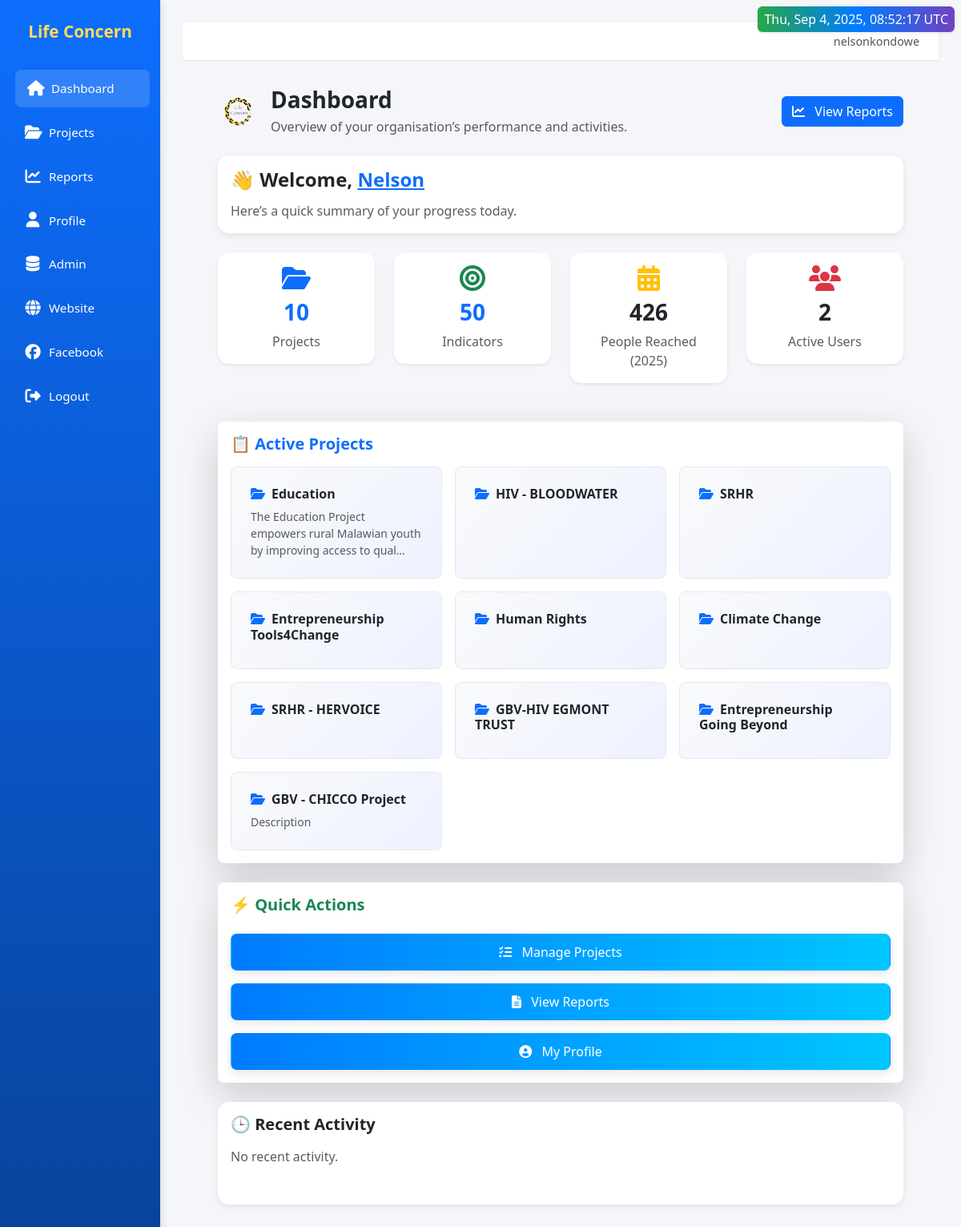
Screenshot of / (signed in) with the database file from the repository.
### core/models.py (models this page shows, shortened)
class Project(models.Model):
    name = models.CharField(max_length=200, unique=True)
    description = models.TextField(blank=True)
    start_year = models.IntegerField(null=True, blank=True)
    end_year = models.IntegerField(null=True, blank=True)
    active = models.BooleanField(default=True)

### core/views.py (the view)
# urls.py: path('', views.dashboard, name='dashboard'),
@login_required
def dashboard(request):
    projects = Project.objects.filter(active=True)  # ✅ only active projects
    total_projects = projects.count()
    total_indicators = Indicator.objects.count()
    total_entries = MonthlyEntry.objects.count()
    current_year = datetime.date.today().year
    annual_total = (
        MonthlyEntry.objects.filter(
            year=current_year,
            indicator__unit__iexact="People Reached"   # case-insensitive match
        ).aggregate(total=Sum("value"))["total"] or 0
    )
    user_count = User.objects.filter(is_active=True).count()
    monthly = (
        MonthlyEntry.objects.filter(year=current_year)
        .values("month")
        .annotate(total=Sum("value"))
        .order_by("month")
    )
    monthly_labels = [
        datetime.date(1900, m["month"], 1).strftime("%b") for m in monthly
    ]
    monthly_data = [m["total"] for m in monthly]
    by_project = (
        MonthlyEntry.objects.filter(year=current_year)
        .values("indicator__project__name")
        .annotate(total=Sum("value"))
        .order_by("indicator__project__name")
    )
    by_project_labels = [p["indicator__project__name"] for p in by_project]
    by_project_data = [p["total"] for p in by_project]
    return render(request, "core/dashboard.html", {
        "projects": projects,
        "total_projects": total_projects,
        "total_indicators": total_indicators,
        "total_entries": total_entries,
        "current_year": current_year,
        "annual_total": annual_total,
        "user_count": user_count,
        "monthly_labels": monthly_labels,
        "monthly_data": monthly_data,
        "by_project_labels": by_project_labels,
        "by_project_data": by_project_data,
    })

### core/templates/core/dashboard.html (shortened to what this page needs)
{% extends 'core/base.html' %}
{% load static %}
{% block content %}
<div class="position-absolute top-0 end-0 p-2">
  <div id="live-clock"
       class="px-2 py-1 rounded shadow-sm text-white fw-normal fs-6 clock-widget">
  </div>
</div>
<div class="d-flex justify-content-between align-items-center mb-4">
  <div class="d-flex align-items-center">
    <img src="{% static 'logo/logo.png' %}" alt="Logo" style="height:50px;" class="me-3">
    <div>
      <h1 class="h3 fw-bold mb-1">Dashboard</h1>
      <p class="text-muted mb-0">Overview of your organisation’s performance and activities.</p>
    </div>
  </div>
  <div>
    <a href="{% url 'reports' %}" class="btn btn-primary">
      <i class="fas fa-chart-line me-2"></i> View Reports
    </a>
  </div>
</div>
<div class="card mb-4 p-3">
  <h4 class="fw-semibold">
    👋 Welcome, <a href="{% url 'profile' %}">{{ user.first_name|default:user.username }}</a>
  </h4>
  <p class="text-muted mt-1 mb-0">Here’s a quick summary of your progress today.</p>
</div>
<div class="row g-4">
  <div class="col-md-3 col-sm-6">
    <div class="card text-center p-3 shadow-sm">
      <div class="mb-2"><i class="fas fa-folder-open text-primary fa-2x"></i></div>
      <h3 class="fw-bold"><a href="{% url 'projects' %}" class="text-decoration-none">{{ total_projects }}</a></h3>
      <p class="text-muted mb-0">Projects</p>
    </div>
  </div>
  <div class="col-md-3 col-sm-6">
    <div class="card text-center p-3 shadow-sm">
      <div class="mb-2"><i class="fas fa-bullseye text-success fa-2x"></i></div>
      <h3 class="fw-bold"><a href="{% url 'projects' %}" class="text-decoration-none">{{ total_indicators }}</a></h3>
      <p class="text-muted mb-0">Indicators</p>
    </div>
  </div>
  <div class="col-md-3 col-sm-6">
    <div class="card text-center p-3 shadow-sm">
      <div class="mb-2"><i class="fas fa-calendar-alt text-warning fa-2x"></i></div>
      <h3 class="fw-bold">{{ annual_total }}</h3>
      <p class="text-muted mb-0">People Reached ({{ current_year }})</p>
    </div>
  </div>
  <div class="col-md-3 col-sm-6">
    <div class="card text-center p-3 shadow-sm">
      <div class="mb-2"><i class="fas fa-users text-danger fa-2x"></i></div>
      <h3 class="fw-bold">{{ user_count }}</h3>
      <p class="text-muted mb-0">Active Users</p>
    </div>
  </div>
</div>
<div class="card mt-4 p-3 border-0 shadow-lg rounded-3">
  <h5 class="fw-semibold mb-3 text-primary">
    📋 Active Projects
  </h5>
  <div class="row g-3">
    {% for project in projects %}
      <div class="col-md-4 col-sm-6">
        <a href="{% url 'project_detail' project.id %}" class="text-decoration-none">
          <div class="p-4 rounded-3 project-card h-100">
            <h6 class="fw-bold text-dark mb-2">
              <i class="fas fa-folder-open text-primary me-2"></i>{{ project.name }}
            </h6>
            <p class="text-muted small mb-0">
              {{ project.description|truncatechars:80 }}
            </p>
          </div>
        </a>
      </div>
    {% empty %}
      <p class="text-muted">No projects available</p>
    {% endfor %}
  </div>
</div>
<div class="card mt-4 p-3 border-0 shadow-lg rounded-3">
  <h5 class="fw-semibold text-success">⚡ Quick Actions</h5>
  <div class="d-flex flex-wrap gap-3 mt-3">
    <a href="{% url 'projects' %}" class="btn quick-btn">
      <i class="fas fa-tasks me-2"></i> Manage Projects
    </a>
    <a href="{% url 'reports' %}" class="btn quick-btn">
      <i class="fas fa-file-alt me-2"></i> View Reports
    </a>
    <a href="{% url 'profile' %}" class="btn quick-btn">
      <i class="fas fa-user-circle me-2"></i> My Profile
    </a>
  </div>
</div>
<div class="card mt-4 p-3">
  <h5 class="fw-semibold mb-3">🕒 Recent Activity</h5>
  <ul class="timeline list-unstyled">
    {% for activity in recent_activities %}
      <li class="mb-3 d-flex">
        <div class="me-3 text-primary">
          <i class="fas fa-check-circle"></i>
        </div>
        <div>
          <p class="mb-1 fw-semibold">{{ activity.message }}</p>
          <small class="text-muted">{{ activity.timestamp|date:"M d, Y H:i" }}</small>
        </div>
      </li>
    {% empty %}
      <p class="text-muted">No recent activity.</p>
    {% endfor %}
  </ul>
</div>
{% endblock %}

### core/templates/core/base.html (shortened to what this page needs)
<!doctype html>
<html lang="en">
<head>
  {% load static %}
  <link rel="stylesheet" href="{% static 'styles.css' %}">
  <link href="https://cdn.jsdelivr.net/npm/bootstrap@5.3.3/dist/css/bootstrap.min.css" rel="stylesheet">
  <link rel="stylesheet" href="https://cdnjs.cloudflare.com/ajax/libs/font-awesome/6.5.0/css/all.min.css">
</head>
<body>
  <div class="layout">
    {% if request.resolver_match.url_name != "login" %}
      <aside class="sidebar">
        <div class="brand">Life Concern</div>
        <nav class="nav">
          <a href="{% url 'dashboard' %}" class="{% if request.resolver_match.url_name == 'dashboard' %}active{% endif %}">
            <i class="fas fa-home"></i> Dashboard
          </a>
          <a href="{% url 'projects' %}" class="{% if request.resolver_match.url_name == 'projects' %}active{% endif %}">
            <i class="fas fa-folder-open"></i> Projects
          </a>
          <a href="{% url 'reports' %}" class="{% if request.resolver_match.url_name == 'reports' %}active{% endif %}">
            <i class="fas fa-chart-line"></i> Reports
          </a>
          <a href="{% url 'profile' %}" class="{% if request.resolver_match.url_name == 'profile' %}active{% endif %}">
            <i class="fas fa-user"></i> Profile
          </a>
          <a href="{% url 'admin:index' %}" target="_blank">
            <i class="fas fa-database"></i> Admin
          </a>
          <a href="https://www.licomw.org" target="_blank">
            <i class="fas fa-globe"></i> Website
          </a>
          <a href="https:web.facebook.com/LifeConcernMalawi" target="_blank">
            <i class="fab fa-facebook"></i> Facebook
          </a>
          <form method="post" action="{% url 'logout' %}">
            <button type="submit">
              <i class="fas fa-sign-out-alt"></i> Logout
            </button>
          </form>
        </nav>
      </aside>
    {% endif %}
    <div class="content">
      {% if request.resolver_match.url_name != "login" %}
        <div class="topbar">
          <div class="user-info">
            {{ request.user.username }}
          </div>
        </div>
      {% endif %}
      <main class="page-body">
        <div class="container-fluid">
          {% block content %}{% endblock %}
        </div>
      </main>
    </div>
  </div>
</body>
</html>

### static/styles.css (style rules this page uses)
body { margin:0; font-family: Arial, Helvetica, sans-serif; background:#f4f9ff; }
a { color:#0a5bd3; text-decoration:none; }
.btn { width:100%; padding:12px; background:#0073e6; color:#fff; border:0; border-radius:8px; cursor:pointer; font-weight:bold; }
.layout { display:grid; grid-template-columns: 260px 1fr; min-height:100vh; }
.sidebar { background:#0073e6; color:#fff; padding: 24px 16px; display:flex; flex-direction:column; }
.brand { color:#ffdd57; font-weight: bold; font-size: 20px; text-align:center; margin-bottom: 20px; }
.nav a { display:block; color:#fff; padding:10px 12px; border-radius:8px; margin-bottom:8px; }
.content { padding: 28px; }
.card { background:#fff; border-radius:12px; padding: 20px; box-shadow: 0 6px 18px rgba(0,0,0,.06); margin-bottom:20px; overflow:auto; }

### core/templates/core/base.html (style rules this page uses)
body { font-family: "Segoe UI", sans-serif; background-color: #f4f6f9; }
.layout { display: flex; min-height: 100vh; }
.sidebar { width: 200px; background: linear-gradient(180deg, #0d6efd, #084298); color: #fff; display: flex; flex-direction: column; align-items: center; padding: 1.5rem 1rem; box-shadow: 2px 0 8px rgba(0,0,0,0.1); }
.sidebar .brand { font-size: 1.3rem; font-weight: bold; margin-bottom: 2rem; text-align: center; }
.sidebar .nav { display: flex; flex-direction: column; align-items: stretch; width: 100%; }
.sidebar .nav a, .sidebar .nav form button { display: flex; flex-direction: row; align-items: center; justify-content: flex-start; gap: 10px; padding: 12px 15px; color: #fff; text-decoration: none; border-radius: 8px; margin-bottom: 8px; font-size: 0.95rem; transition: background 0.3s ease, transform 0.1s ease; }
.sidebar .nav a i, .sidebar .nav button i { font-size: 1.2rem; width: 20px; text-align: center; }
.sidebar .nav a.active, .sidebar .nav a:hover, .sidebar .nav button:hover { background: rgba(255,255,255,0.15); transform: translateX(3px); }
.sidebar .nav button { background: none; border: none; color: #fff; cursor: pointer; width: 100%; text-align: left; }
.content { flex: 1; display: flex; flex-direction: column; }
.topbar { background: #fff; padding: 0.8rem 1.5rem; display: flex; align-items: center; justify-content: space-between; border-bottom: 1px solid #dee2e6; box-shadow: 0 2px 4px rgba(0,0,0,0.05); }
.topbar .user-info { font-size: 0.9rem; color: #555; }
.page-body { flex: 1; padding: 2rem; background: #f4f6f9; }
.card { border-radius: 14px; box-shadow: 0 3px 8px rgba(0,0,0,0.08); background: #fff; margin-bottom: 1.5rem; border: none; }

### core/templates/core/dashboard.html (style rules this page uses)
.clock-widget { background: linear-gradient(90deg, #28a745, #007bff, #6f42c1); border-radius: 6px; font-size: 0.85rem; }
.project-card { background: linear-gradient(135deg, #f9fafb, #eef2ff); border: 1px solid #e2e8f0; transition: all 0.3s ease; }
.quick-btn { background: linear-gradient(90deg, #007bff, #00c6ff); color: #fff !important; font-weight: 500; border-radius: 8px; padding: 10px 18px; box-shadow: 0 4px 12px rgba(0,0,0,0.1); transition: all 0.25s ease-in-out; }

### rows the page displays
Project: name "Education", description "The Education Project empowers rural Malawian youth by improving access to qual…"
Project: name "HIV - BLOODWATER"
Project: name "SRHR"
Project: name "Entrepreneurship Tools4Change"
Project: name "Human Rights"
Project: name "Climate Change"
Project: name "SRHR - HERVOICE"
Project: name "GBV-HIV EGMONT TRUST"
Project: name "Entrepreneurship Going Beyond"
Project: name "GBV - CHICCO Project", description "Description"

### other values shown
{{ request.user.username }} "nelsonkondowe"
{{ user.first_name|default:user.username }} "Nelson"
{{ total_projects }} "10"
{{ total_indicators }} "50"
{{ annual_total }} "426"
{{ user_count }} "2"
